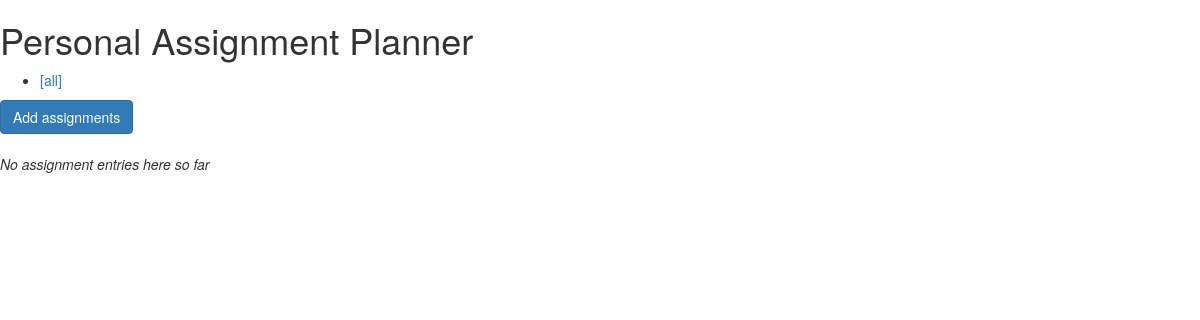
Before: / with the older database file.
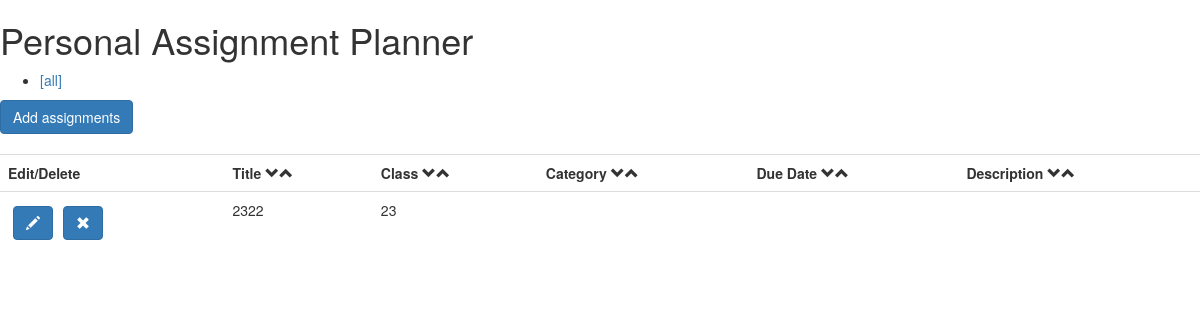
After: the same page with the newer database file.
### tables this page shows
CREATE TABLE assignments (
  id integer primary key autoincrement,
  title text not null,
  course text not null,
  category text not null,
  duedate text not null,
  description text not null
);

### app.py (the view)
@app.route('/')
def show_assignment():
    db = get_db()
    if "duedate" in request.args:
        cur = db.execute('select * from assignments where duedate = ? order by id desc',
                         [request.args["duedate"]])
        assignments = cur.fetchall()
    else:
        cur = db.execute('select * from assignments order by id asc')
        assignments = cur.fetchall()
    cur = db.execute('select distinct duedate from assignments order by duedate asc')
    duedates = cur.fetchall()
    return render_template('show_assignments.html', assignments=assignments, duedates=duedates)

### app.py (called while the page is built)
def connect_db():
    rv = sqlite3.connect(app.config['DATABASE'])
    rv.row_factory = sqlite3.Row
    return rv

def get_db():
    if not hasattr(g, 'sqlite_db'):
        g.sqlite_db = connect_db()
    return g.sqlite_db

### templates/show_assignments.html (shortened to what this page needs)
<!doctype html>
<html lang="en">
<head>
    <link rel="stylesheet" type="text/css" href="{{ url_for('static', filename='style.css') }}">
    <link rel="stylesheet" href="https://stackpath.bootstrapcdn.com/bootstrap/4.1.3/css/bootstrap.min.css">
    <link rel="stylesheet" href="https://maxcdn.bootstrapcdn.com/bootstrap/3.3.7/css/bootstrap.min.css">
</head>
<div>
    <h1>Personal Assignment Planner</h1>
    <ul class="duedates">
        <li><a href="?">[all]</a></li>
    </ul>
    <a href="./main"><button type="button" class="btn btn-primary">Add assignments</button></a>
    <br>
    <br>
    {% if assignments %}
    <table class="table">
        <tr>
            <th>Edit/Delete </th>
            <th>Title <span class="glyphicon glyphicon-chevron-down arrow"></span><span class="glyphicon glyphicon-chevron-up arrow"></span></th>
            <th>Class <span class="glyphicon glyphicon-chevron-down arrow"></span><span class="glyphicon glyphicon-chevron-up arrow"></span></th>
            <th>Category <span class="glyphicon glyphicon-chevron-down arrow"></span><span class="glyphicon glyphicon-chevron-up arrow"></span></th>
            <th>Due Date <span class="glyphicon glyphicon-chevron-down arrow"></span><span class="glyphicon glyphicon-chevron-up arrow"></span></th>
            <th>Description <span class="glyphicon glyphicon-chevron-down arrow"></span><span class="glyphicon glyphicon-chevron-up arrow"></span></th>
        </tr>
        {% for assignment in assignments %}
        <tr>
            <td>
                <form action="{{ url_for('edit_entry') }}" method="get" class="inline">
                    <button type="submit" class="btn btn-primary glyphicon glyphicon-pencil"></button>
                </form>
                <form action="{{ url_for('del_assignment') }}" method="post" class="inline">
                    <button type="submit" class="btn btn-primary glyphicon glyphicon-remove"></button>
                </form>
            </td>
            <td>{{ assignment.title }}</td>
            <td>{{ assignment.course }}</td>
            <td>{{ assignment.category }}</td>
            <td>{{ assignment.duedate }}</td>
            <td>{{ assignment.description|safe }}</td>
        </tr>
        {% else %}
        <em>You don't have any assignments currently.</em>
        {% endfor %}
    </table>
    {% else %}
        <em>No assignment entries here so far</em>
    {% endif %}
</div>
</html>

### static/style.css (style rules this page uses)
.inline { float: left; padding: 5px; }

Changed rows visible on the page:
added assignments: title "2322", course "23"
Other visible differences:
text no longer shown: "No assignment entries here so far"
text now shown: "Edit/Delete Title Class Category Due Date Description"
